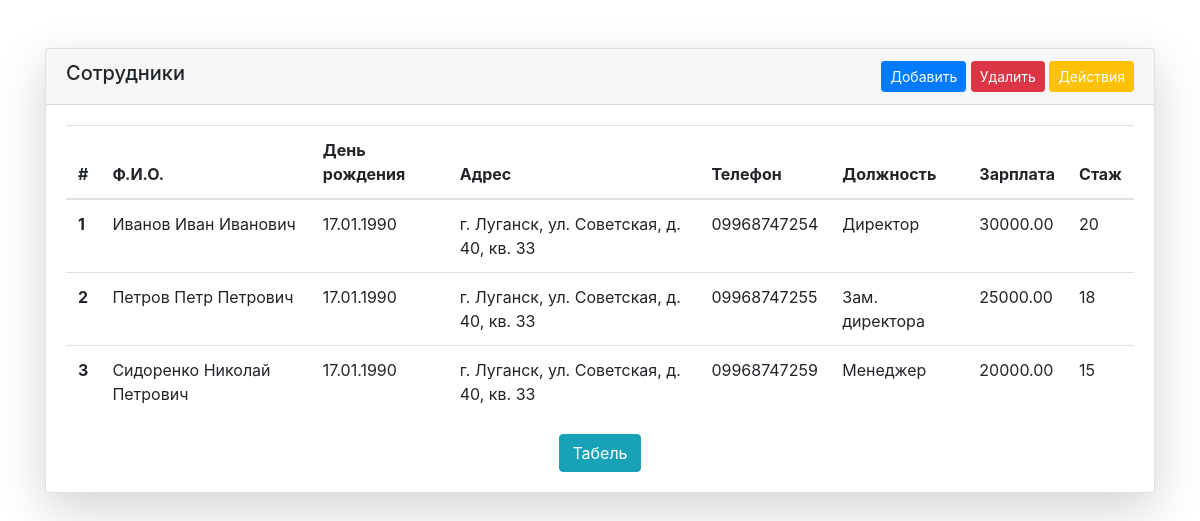
The page / on the database its author committed.
### tables this page shows
CREATE TABLE `employees`  (
  `id` int(11) NOT NULL AUTO_INCREMENT,
  `fio` varchar(255) NULL DEFAULT NULL,
  `birthday` date NULL DEFAULT NULL,
  `address` varchar(255) NULL DEFAULT NULL,
  `phone` varchar(255) NULL DEFAULT NULL,
  `position` varchar(255) NULL DEFAULT NULL,
  `salary` decimal(10, 2) NULL DEFAULT NULL,
  `experience` varchar(255) NULL DEFAULT NULL,
  `work_start_date` date NULL DEFAULT NULL,
  PRIMARY KEY (`id`) USING BTREE
);

### app/Database.php (called while the page is built, shortened)
<?php
class Database
{
    protected $link;
    public function __construct($host, $user, $password, $database)
    {
        $this->link = mysqli_connect($host, $user, $password, $database);
    }
    public function read($what, $table)
    {
        switch ($what) {
            default:
                $query = "SELECT * FROM $table";
                $data = mysqli_query($this->link, $query);
                break;
        }
        $result = $this->fetch($data);
        return $result;
    }
    private function fetch($database_result)
    {
        return !is_null($database_result) ? mysqli_fetch_all($database_result) : null;
    }
}

### app/EmployeesWorkInfo.php (called while the page is built, shortened)
<?php
class EmployeesWorkInfo extends EmployeesInfo
{
    static private $table = 'employees';
    static private $fields = ['id', 'fio', 'birthday', 'address', 'phone', 'position', 'salary', 'experience', 'work_start_date'];
    public static function Output($request)
    {
        $items = self::$db->read('all', self::$table);
        $items = combine_key_values($items, self::$fields);
        return $items;
    }
}

### main_script.php (called while the page is built, shortened)
<?php
require_once "app/EmployeesRelaxInfo.php";
require_once "app/EmployeesWorkInfo.php";
require_once "helpers.php";
if (empty($_REQUEST) && $_SERVER['REQUEST_URI'] === '/') {
    $employees_data = EmployeesWorkInfo::Output($_REQUEST);
}

### helpers.php (called while the page is built, shortened)
<?php
function dateFormat($date, $format = 'd.m.Y')
{
    return filled($date) ? date($format, strtotime($date)) : null;
}
function filled(...$values)
{
    foreach ($values as $value)
        if ($value === null || $value === [] || $value === '')
            return false; return true;
}
function combine_key_values(array $db_result, $keys)
{
    return $db_result;
}

### index.php (the view, shortened to what this page needs)
<?php
    require_once "main_script.php";
    require_once "layouts/app.php";
?>
<div class="container mt-5">
    <div class="card shadow-lg">
        <div class="card-header">
            <span class="h5">Сотрудники</span>
            <div class="buttons float-right">
                <button type="button" class="btn btn-primary btn-sm" data-toggle="modal" data-target="#addEmp">Добавить</button>
                <button id="del" class="btn btn-danger btn-sm">Удалить</button>
                <button id="send" class="btn btn-warning btn-sm" data-toggle="modal" data-target="#goto">Действия</button>
            </div>
        </div>
        <div class="card-body">
            <table class="table table-hover select-rows">
                <thead>
                <tr class="header">
                    <th scope="col">#</th>
                    <th scope="col">Ф.И.О.</th>
                    <th scope="col">День рождения</th>
                    <th scope="col">Адрес</th>
                    <th scope="col">Телефон</th>
                    <th scope="col">Должность</th>
                    <th scope="col">Зарплата</th>
                    <th scope="col">Стаж</th>
                </tr>
                </thead>
                <tbody>
                <?php
                $i = 1;
                foreach ($employees_data as $employee) {
                    echo "<tr>
                                <input class='id' type='hidden' value='" . $employee['id'] . "'>
                                <th scope=\"row\">$i</th>
                                <td>" . $employee['fio'] . "</td>
                                <td>" . dateFormat($employee['birthday']) . "</td>
                                <td>" . $employee['address'] . "</td>
                                <td>" . $employee['phone'] . "</td>
                                <td>" . $employee['position'] . "</td>
                                <td>" . $employee['salary'] . "</td>
                                <td>" . $employee['experience'] . "</td>
                            </tr>";
                    $i++;
                }
                ?>
                </tbody>
            </table>
            <div class="sort-buttons text-center">
                <button type="button" class="btn btn-info" data-toggle="modal" data-target="#getReportCard">Табель
                </button>
            </div>
        </div>
    </div>
</div>

### layouts/app.php (shortened to what this page needs)
<!doctype html>
<html lang="ru">
<head>
    <link rel="stylesheet" href="../css/bootstrap.css">
    <link rel="stylesheet" href="../css/style.css">
</head>
<body>

### css/style.css (style rules this page uses)
.btn-warning, .btn-warning:hover, .btn-warning:active { color: white !important; }

### rows shown on the page
employees: fio "Иванов Иван Иванович", birthday "17.01.1990", address "г. Луганск, ул. Советская, д. 40, кв. 33", phone "09968747254", position "Директор", salary "30000.00", experience "20"
employees: fio "Петров Петр Петрович", birthday "17.01.1990", address "г. Луганск, ул. Советская, д. 40, кв. 33", phone "09968747255", position "Зам. директора", salary "25000.00", experience "18"
employees: fio "Сидоренко Николай Петрович", birthday "17.01.1990", address "г. Луганск, ул. Советская, д. 40, кв. 33", phone "09968747259", position "Менеджер", salary "20000.00", experience "15"
